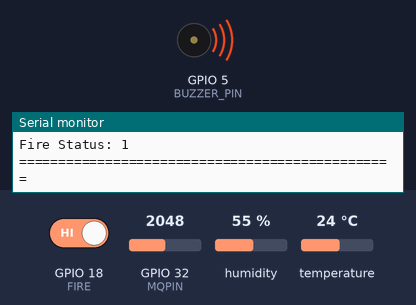
Recording of a program running on a simulated ESP32. Parts: buzzer (waves = sounding), the last lines printed to the serial monitor. Inputs (shaded band) come from the test bench; at power-on: GPIO 32 (MQPIN) = 2048, GPIO 18 (FIRE) HIGH, humidity 55 %, temperature 24 °C. WiFi joins after 1.5 s; servers stay silent unless stated; web services answer with replies made up by the test bench.

Above: at 3.0 s.
3.1 s: GPIO 32 (MQPIN) set to 960
At 10.7 s:
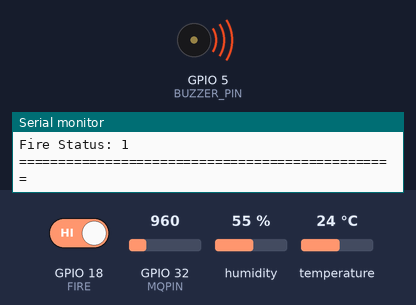
13.3 s: GPIO 18 (FIRE) driven LOW
At 15.2 s:
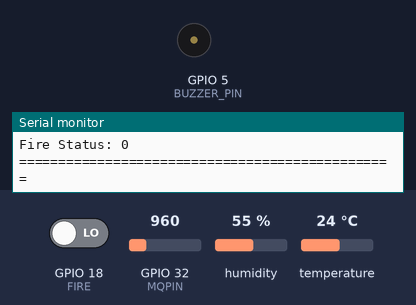
15.5 s: GPIO 18 (FIRE) driven HIGH
At 16.2 s:
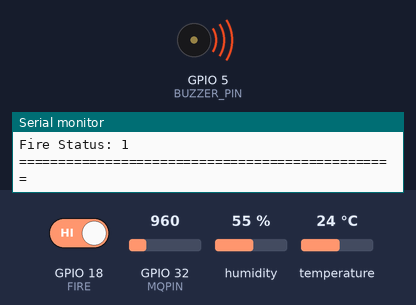
24.1 s: GPIO 32 (MQPIN) set to 1040
Timing chart, 0 to 27.1 s (numbered marks = the images above; inputs shaded):
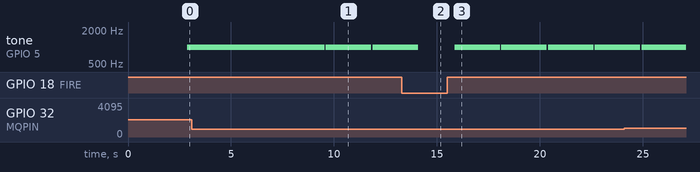

Measured:
- after the input at 3.1 s, tone on GPIO 5 (BUZZER_PIN): alternates 1000 Hz for 2.2 s and silent for 0.07 s, starting after 6.4 s
- after the input at 13.3 s, tone on GPIO 5 (BUZZER_PIN): goes on until 14.1 s, then stays silent
- after the input at 15.5 s, tone on GPIO 5 (BUZZER_PIN): alternates 1000 Hz for 2.2 s and silent for 0.07 s, starting after 0.37 s

The program:

main.cpp
```cpp
#include <DHT.h>
#include <HTTPClient.h>
#include <MQUnifiedsensor.h>

#define DHTPIN 2
#define DHTTYPE DHT22
#define FIRE 18
#define BUZZER_PIN 5
#define MQPIN 32


DHT dht(DHTPIN, DHTTYPE);
HTTPClient http;

char ssid[] = "TECNO SPARK 10 Pro";
char pass[] = "teunyaho";
#define BLYNK_TEMPLATE_ID "TMPL6CzAAtefk"
#define BLYNK_TEMPLATE_NAME "Quickstart Template"
#define BLYNK_AUTH_TOKEN "-N7gE8mRNFZrGLXBMEvBgyllfLG53Nko"

/* Comment this out to disable prints and save space */
#define BLYNK_PRINT Serial
#include <esp_log.h>
#include <WiFi.h>
#include <WiFiClient.h>
#include <BlynkSimpleEsp32.h>

int ppm = 0;
int fireStatus = 0;

BlynkTimer timer;

void teleSendMessage(String payload) {
  http.begin("https://api.telegram.org/"
             "bot6756040579:AAHFEY8OmzrxkH9FJtBqw7ITHkX_j42IZWo/sendMessage");
  http.addHeader("Content-Type", "application/json");
  int httpResponseCode = http.POST(payload);

  if (httpResponseCode > 0) {
    String response = http.getString(); // Get the response to the request

    ESP_LOGI("TELE", "HTTP Response code: %d", httpResponseCode); // Print return code
    ESP_LOGI("TELE", "Response: %s", response.c_str());         // Print request answer
  } else {
    ESP_LOGI("TELE", "Error on sending POST: %d", httpResponseCode);
  }

  http.end();
}

void sendTemperatureToTelegram(float temperature) {
  String message;

  if (temperature >= 65.0) {
    message = "Alert: SUHU DI DAPUR SANGAT PANAS MENCAPAI: " + String(temperature) + " C";
    tone(BUZZER_PIN, 1000);

  } else if (temperature >= 50.0) {
    message = "Alert: SUHU DI DAPUR PANAS MENCAPAI: " + String(temperature) + " C";
    tone(BUZZER_PIN, 1000);

  } else {
    noTone(BUZZER_PIN);
    return;
  }

  // Replace YOUR_CHAT_ID with the actual chat ID you obtained
  String telegramPayload = "{\"chat_id\": 6256086672, \"text\":\"" + message + "\"}";
  teleSendMessage(telegramPayload);
  delay(2000);
}

void sendFireAlertToTelegram() {
  String message;

  if (fireStatus) {

    message = "Alert: API TERDETEKSI DI DAPUR";
    // Mengaktifkan buzzer
    tone(BUZZER_PIN, 1000);  // Frequency 1000 Hz

  } else {
    noTone(BUZZER_PIN);
    return;
  }

  // Replace YOUR_CHAT_ID with the actual chat ID you obtained
  String telegramPayload = "{\"chat_id\": 6256086672, \"text\":\"" + message + "\"}";
  teleSendMessage(telegramPayload);
  delay(2000);
}


void sendGasAlertToTelegram(int ppm) {
  String message;

  if (ppm >= 1000) {

    message = "Alert: KEBOCORAN GAS TERDETEKSI DI DAPUR MENCAPAI: " + String(ppm) + " ppm";
    // Mengaktifkan buzzer
    tone(BUZZER_PIN, 1000);  // Frequency 1000 Hz

  } else {
    noTone(BUZZER_PIN);
    return;
  }

  // Replace YOUR_CHAT_ID with the actual chat ID you obtained
  String telegramPayload = "{\"chat_id\": YOUR ID, \"text\":\"" + message + "\"}";
  teleSendMessage(telegramPayload);
  delay(2000);
}

void sendSensor() {
  float h = dht.readHumidity();
  float t = dht.readTemperature();

  if (isnan(h) || isnan(t)) {
    Serial.println("Failed to read from DHT sensor!");
    return;
  }

  ppm = analogRead(MQPIN);
  fireStatus = digitalRead(FIRE);

  Serial.print("Humidity: ");
  Serial.println(h);
  Serial.print("Temperature: ");
  Serial.println(t);
  Serial.print("MQ Sensor Value: ");
  Serial.println(ppm);
  Serial.print("Fire Status: ");
  Serial.println(fireStatus);
  Serial.println("================================================");


  Blynk.virtualWrite(V0, t);
  Blynk.virtualWrite(V1, h);
  Blynk.virtualWrite(V2, ppm);
  Blynk.virtualWrite(V3, fireStatus);

  sendTemperatureToTelegram(t);
  sendFireAlertToTelegram();
  sendGasAlertToTelegram(ppm);
}


void setup() {
  Serial.begin(9600);
  pinMode(FIRE, INPUT);
  pinMode(BUZZER_PIN, OUTPUT);
  Blynk.begin(BLYNK_AUTH_TOKEN, ssid, pass);
  dht.begin();
  pinMode(MQPIN, INPUT);
  timer.setInterval(1000L, sendSensor);

}

void loop() {
  Blynk.run();
  timer.run();
}
```
